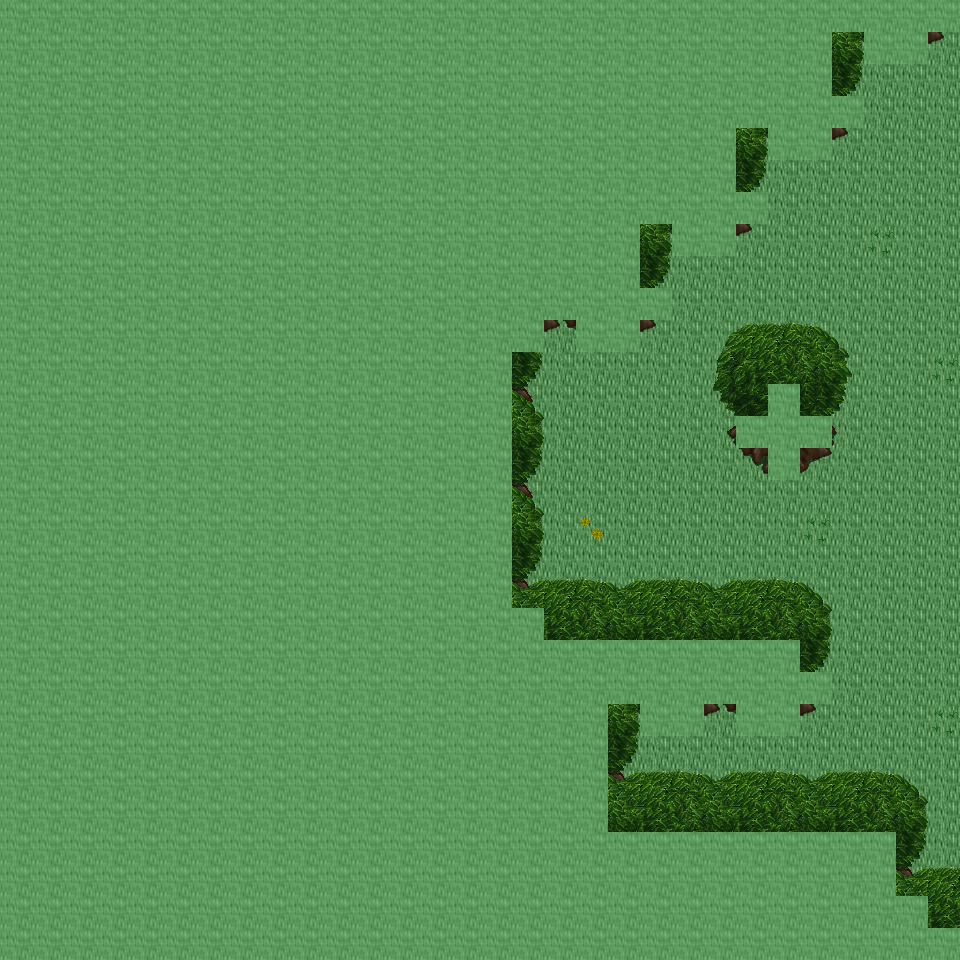

Rendered tile map (Tiled .tmx) drawn with the repository's tilesets; below, a short description and the map source with its tile grids summarised:
An orthogonal 30x30 tile map with 32x32 px tiles, 6 tile layers (Ground, Object, Object2, Above, ...), 27 tilesets and 1 object (mapExit).

<map version="1.0" orientation="orthogonal" renderorder="right-down" width="30" height="30" tilewidth="32" tileheight="32" nextobjectid="2">
  <tileset firstgid="1" name="tileset_ground_ground" tilewidth="32" tileheight="32" tilecount="33" columns="3">
    <image source="../drawable/tileset_ground_ground.png" width="96" height="352" />
  </tileset>
  <tileset firstgid="34" name="tileset_ground_grass_edges" tilewidth="32" tileheight="32" tilecount="36" columns="12">
    <image source="../drawable/tileset_ground_grass_edges.png" width="384" height="96" />
  </tileset>
  <tileset firstgid="70" name="tileset_ground_grass_corners" tilewidth="32" tileheight="32" tilecount="24" columns="6">
    <image source="../drawable/tileset_ground_grass_corners.png" width="192" height="128" />
  </tileset>
  <tileset firstgid="94" name="tileset_plant_grasses" tilewidth="32" tileheight="32" tilecount="6" columns="3">
    <image source="../drawable/tileset_plant_grasses.png" width="96" height="64" />
  </tileset>
  <tileset firstgid="100" name="tileset_plant_flower_daisy_blue" tilewidth="32" tileheight="32" tilecount="8" columns="2">
    <image source="../drawable/tileset_plant_flower_daisy_blue.png" width="64" height="128" />
  </tileset>
  <tileset firstgid="108" name="tileset_plant_flower_daisy_yellow" tilewidth="32" tileheight="32" tilecount="8" columns="2">
    <image source="../drawable/tileset_plant_flower_daisy_yellow.png" width="64" height="128" />
  </tileset>
  <tileset firstgid="116" name="tileset_plant_flower_daisy_red" tilewidth="32" tileheight="32" tilecount="8" columns="2">
    <image source="../drawable/tileset_plant_flower_daisy_red.png" width="64" height="128" />
  </tileset>
  <tileset firstgid="124" name="tileset_plant_flower_daisy_white" tilewidth="32" tileheight="32" tilecount="8" columns="2">
    <image source="../drawable/tileset_plant_flower_daisy_white.png" width="64" height="128" />
  </tileset>
  <tileset firstgid="132" name="tileset_logic_collision" tilewidth="32" tileheight="32" tilecount="1" columns="1">
    <image source="../drawable/tileset_logic_collision.png" width="32" height="32" />
  </tileset>
  <tileset firstgid="133" name="tileset_plant_tree_tree_green" tilewidth="32" tileheight="32" tilecount="88" columns="8">
    <image source="../drawable/tileset_plant_tree_tree_green.png" width="256" height="352" />
  </tileset>
  <tileset firstgid="221" name="tileset_object_tent" tilewidth="32" tileheight="32" tilecount="9" columns="3">
    <image source="../drawable/tileset_object_tent.png" width="96" height="96" />
  </tileset>
  <tileset firstgid="230" name="tileset_logic_item_herb" tilewidth="32" tileheight="32" tilecount="5" columns="5">
    <image source="../drawable/tileset_logic_item_herb.png" width="160" height="32" />
  </tileset>
  <tileset firstgid="235" name="tileset_logic_item_resources" tilewidth="32" tileheight="32" tilecount="6" columns="6">
    <image source="../drawable/tileset_logic_item_resources.png" width="192" height="32" />
  </tileset>
  <tileset firstgid="241" name="tileset_building_church" tilewidth="32" tileheight="32" tilecount="56" columns="8">
    <image source="../drawable/tileset_building_church.png" width="256" height="224" />
  </tileset>
  <tileset firstgid="297" name="tileset_logic_creature_albino_elf" tilewidth="32" tileheight="32" tilecount="5" columns="5">
    <image source="../drawable/tileset_logic_creature_albino_elf.png" width="160" height="32" />
  </tileset>
  <tileset firstgid="302" name="tileset_item_statue_broken_green_column" tilewidth="32" tileheight="32" tilecount="2" columns="1">
    <image source="../drawable/tileset_item_statue_broken_green_column.png" width="32" height="64" />
  </tileset>
  <tileset firstgid="304" name="tileset_plant_tree_spruce" tilewidth="32" tileheight="32" tilecount="6" columns="2">
    <image source="../drawable/tileset_plant_tree_spruce.png" width="64" height="96" />
  </tileset>
  <tileset firstgid="310" name="tileset_plant_tree_pine_snowy" tilewidth="32" tileheight="32" tilecount="6" columns="2">
    <image source="../drawable/tileset_plant_tree_pine_snowy.png" width="64" height="96" />
  </tileset>
  <tileset firstgid="316" name="tileset_logic_creature_ent" tilewidth="32" tileheight="32" tilecount="4" columns="4">
    <image source="../drawable/tileset_logic_creature_ent.png" width="128" height="32" />
  </tileset>
  <tileset firstgid="320" name="tileset_logic_item_mushroom" tilewidth="32" tileheight="32" tilecount="6" columns="6">
    <image source="../drawable/tileset_logic_item_mushroom.png" width="192" height="32" />
  </tileset>
  <tileset firstgid="326" name="tileset_plant_tree_tree_blue" tilewidth="32" tileheight="32" tilecount="25" columns="5">
    <image source="../drawable/tileset_plant_tree_tree_blue.png" width="160" height="160" />
  </tileset>
  <tileset firstgid="351" name="tileset_ground_pothole" tilewidth="32" tileheight="32" tilecount="4" columns="4">
    <image source="../drawable/tileset_ground_pothole.png" width="128" height="32" />
  </tileset>
  <tileset firstgid="355" name="tileset_logic_portal" tilewidth="32" tileheight="32" tilecount="24" columns="8">
    <image source="../drawable/tileset_logic_portal.png" width="256" height="96" />
  </tileset>
  <tileset firstgid="379" name="tileset_logic_creature_mythical_being" tilewidth="32" tileheight="32" tilecount="24" columns="8">
    <image source="../drawable/tileset_logic_creature_mythical_being.png" width="256" height="96" />
  </tileset>
  <tileset firstgid="403" name="tileset_furniture_light_roots_lamp" tilewidth="32" tileheight="32" tilecount="6" columns="2">
    <image source="../drawable/tileset_furniture_light_roots_lamp.png" width="64" height="96" />
  </tileset>
  <tileset firstgid="409" name="tileset_light_dim_light_7x5" tilewidth="32" tileheight="32" tilecount="35" columns="7">
    <image source="../drawable/tileset_light_dim_light_7x5.png" width="224" height="160" />
  </tileset>
  <tileset firstgid="444" name="tileset_light_light_5x5" tilewidth="32" tileheight="32" tilecount="25" columns="5">
    <image source="../drawable/tileset_light_light_5x5.png" width="160" height="160" />
  </tileset>
  <layer name="Ground" width="30" height="30">
    <data>[900 cells, 900 non-empty, 1 distinct tile ids]</data>
  </layer>
  <layer name="Object" width="30" height="30">
    <data>[900 cells, 106 non-empty, 22 distinct tile ids]</data>
  </layer>
  <layer name="Object2" width="30" height="30">
    <data>[900 cells, 0 non-empty, 0 distinct tile ids]</data>
  </layer>
  <layer name="Above" width="30" height="30">
    <data>[900 cells, 699 non-empty, 30 distinct tile ids]</data>
  </layer>
  <layer name="Above2" width="30" height="30">
    <data>[900 cells, 0 non-empty, 0 distinct tile ids]</data>
  </layer>
  <layer name="Walkable" width="30" height="30">
    <data>[900 cells, 661 non-empty, 1 distinct tile ids]</data>
  </layer>
  <objectgroup name="MapEvents">
    <object id="1" name="east" type="mapExit" x="928" y="32" width="32" height="896">
      <properties>
        <property name="map" value="level_0_x104_y130" />
        <property name="x" value="1" />
        <property name="y" value="1" />
      </properties>
    </object>
  </objectgroup>
</map>
